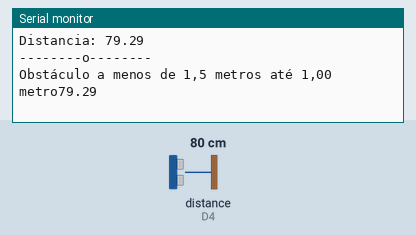
The sketch below on a simulated ESP8266 (NodeMCU). Parts: the last lines printed to the serial monitor. Wiring (inferred from the names in the program): ultrasonic range finder: trigger D3; echo D4. The test bench sets the inputs (shaded band); at power-on: distance to the obstacle (sensor on D4) 80 cm. The echo pulse lasts 58.3 µs per cm.

Above: at 1.3 s.
1.4 s: distance to the obstacle (sensor on D4) set to 66 cm
At 2.5 s:
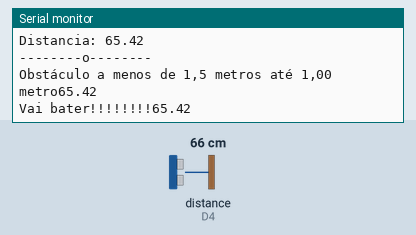
4.4 s: distance to the obstacle (sensor on D4) set to 2 cm
At 5.3 s:
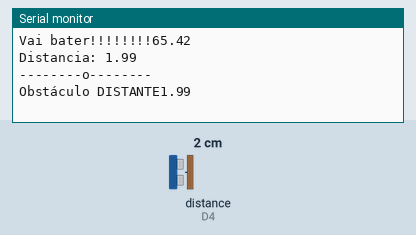
Timing chart, 0 to 7.4 s (numbered marks = the images above; inputs shaded):
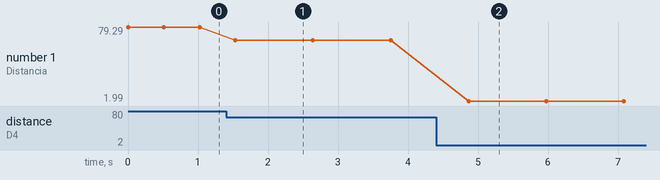

Measured:
- the behaviour switches between 71 and 70 cm on distance to the obstacle (sensor on D4) (found by bisection; images 0 and 1)
- after the input at 1.4 s, the serial monitor: prints a new line after 0.13 s (image 1)
- after the input at 4.4 s, the serial monitor: prints a new line after 0.47 s (image 2)
- plotted number 1: 79.29 → 65.42 after the input at 1.4 s, 65.42 → 1.99 after the input at 4.4 s

The sketch:

lawson-teste.ino
```cpp
#define trigPin D3
#define echoPin D4
#define LedRed D6
#define Buzzer D7

void setup() {

  Serial.begin(115200);
  pinMode(trigPin, OUTPUT);
  pinMode(echoPin, INPUT);
  digitalWrite(trigPin, LOW);
  digitalWrite(LedRed, OUTPUT);
  digitalWrite(Buzzer, OUTPUT);
}


long duracao;
float distancia, aux;

void loop() {

  digitalWrite(trigPin, HIGH);
  delayMicroseconds(500);
  digitalWrite(trigPin, LOW);


  duracao = pulseIn(echoPin, HIGH , 1000000);
  aux = duracao;
  distancia = (aux * 340 / 10000) / 2;
  Serial.print("Distancia: ");
  Serial.println(distancia);
  Serial.println("--------o--------");
  //Serial.print("Duracao: ");
  //Serial.println(duracao);

  if (distancia <= 50) {
    Serial.print("Obstáculo DISTANTE");
    Serial.println(distancia);
    digitalWrite(Buzzer, HIGH);
    delay(500);

    } else if (distancia >= 51) {
    Serial.print("Obstáculo a menos de 1,5 metros até 1,00 metro");
    Serial.println(distancia);
    digitalWrite(LedRed, HIGH);
    delay(500);


  } if (distancia < 70 && distancia <90 ) {
    Serial.print("Vai bater!!!!!!!!");
    Serial.println(distancia);
    digitalWrite(Buzzer, HIGH);
    digitalWrite(LedRed, HIGH);
    delay(606);
  }

}
```
